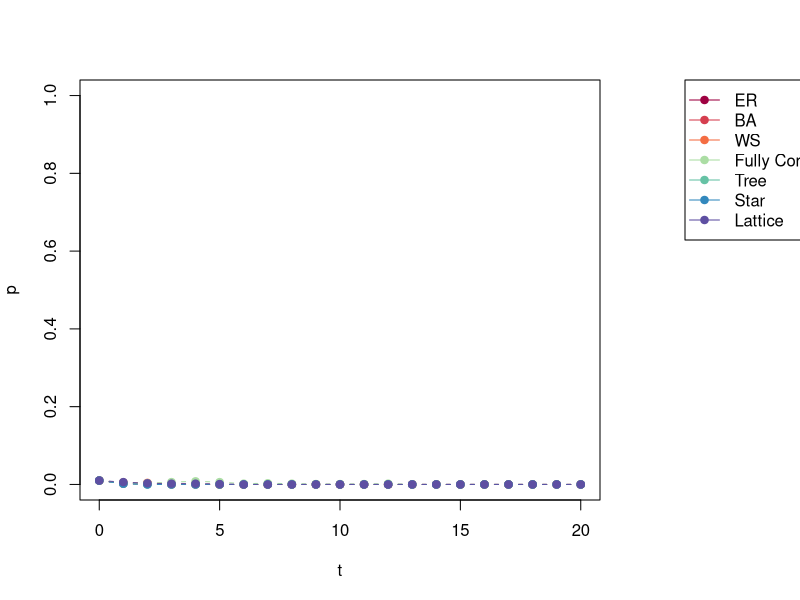
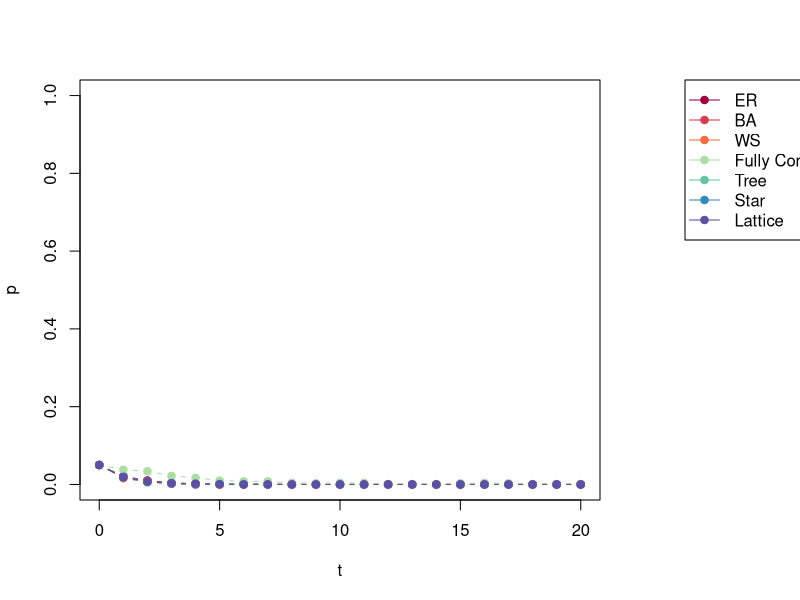
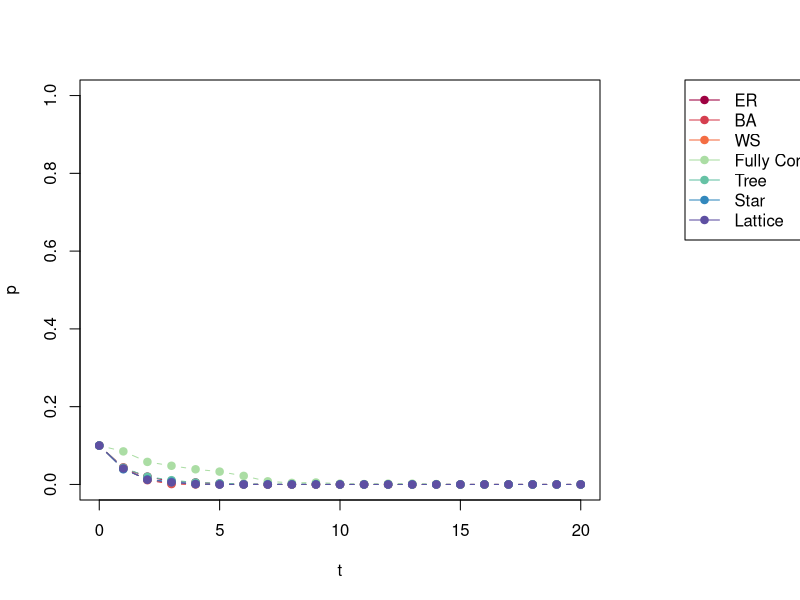
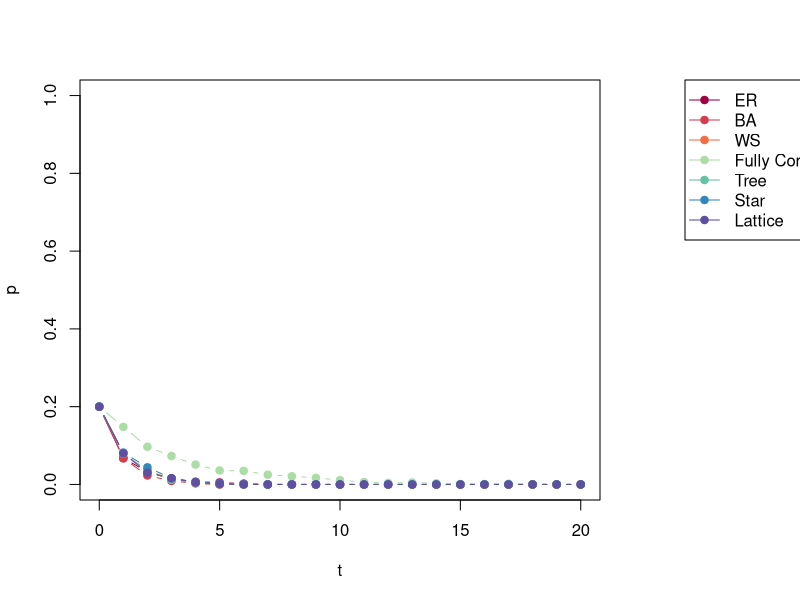
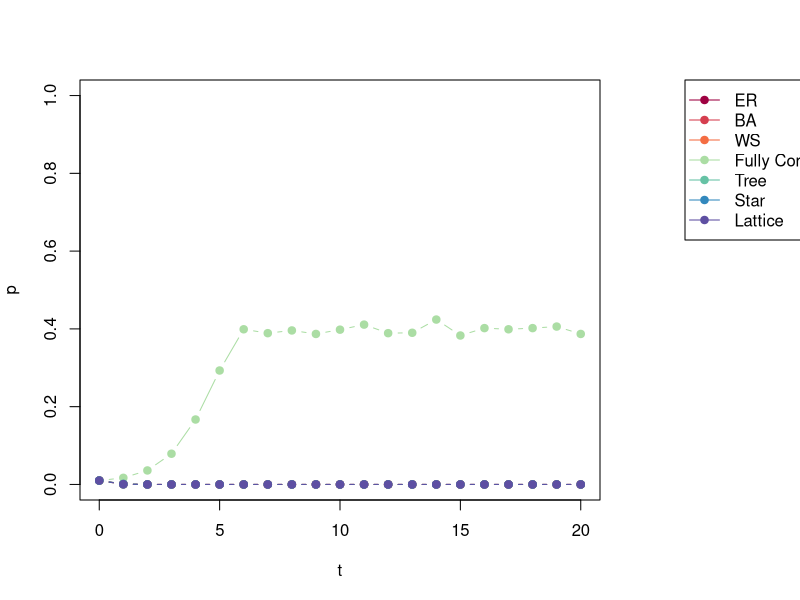
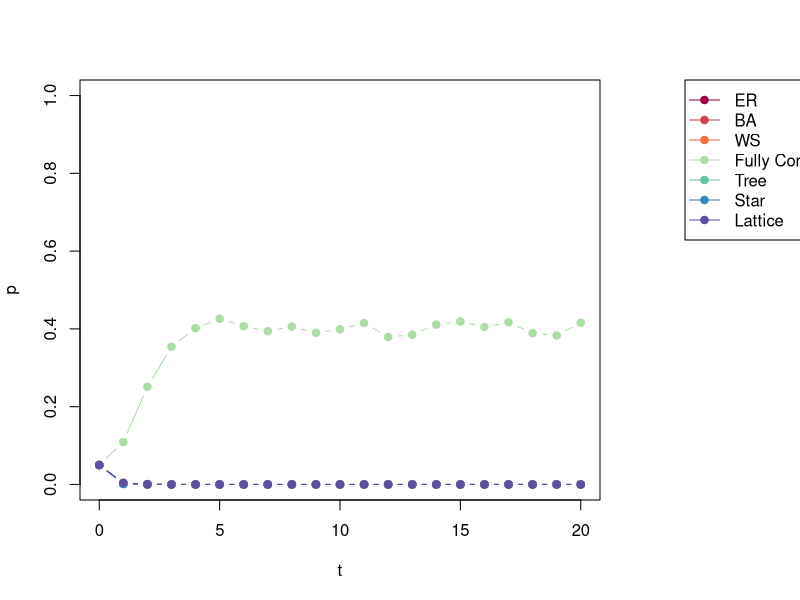
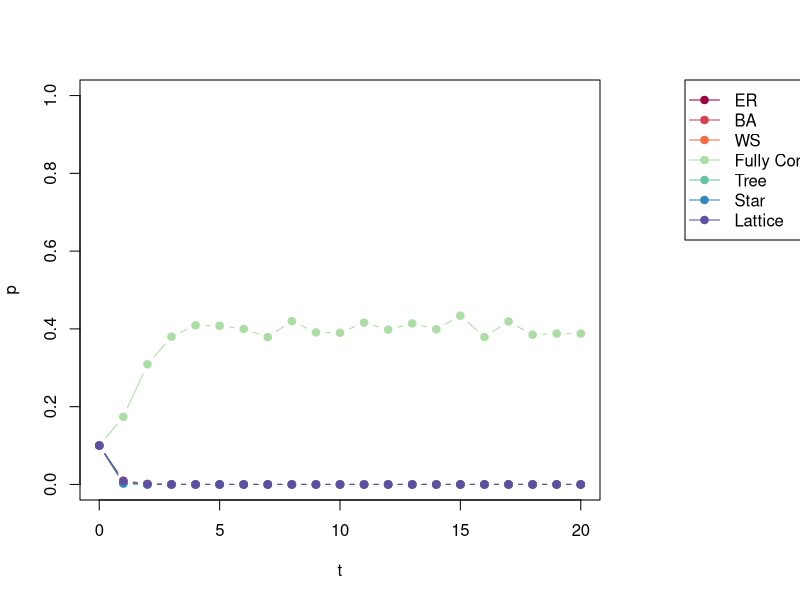
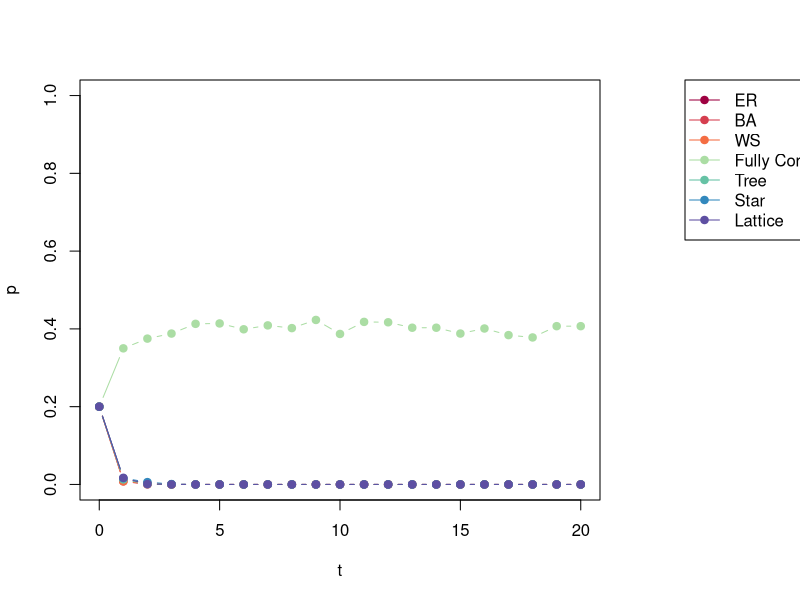

R code for these plots, in order:
# UPC. FIB. 2024-25, fall semester.
# CSN. Lab work 7. Simulation of SIS model over networks
# Adrià Casanova, Emma Meneghini

# Load libraries
library(igraph)

t0 <- Sys.time()
# Create plots folder if necessary
if (!dir.exists("plots_vectorized")) {
  dir.create("plots_vectorized")
}

# Tasks 1 and 2 ####
# Define the parameters
n <- 1000                                     # number of nodes
m_ER <- 2*n                                   # number of edges in the ER graph
m_BA <- 1                                     # number of edges to add at each step in the BA model

t_max <- 20                                   # number of time steps
p0 <- c(1/100, 5/100, 10/100, 20/100)         # fraction of nodes initially infected

gamma <- c(0.4, 0.05, 0.8, 0.9, 0.45)         # probability of recovery
beta <- c(0.0004, 0.0025, 0.16, 0.45, 0.9)    # probability of infecting

# Create graphs
ER <- sample_gnm(n, m_ER)
BA <- sample_pa(n, m_BA, directed = FALSE)
WS <- sample_smallworld(dim = 1, n, nei = 2, p = 0.2); WS <- simplify(WS)
FC <- make_full_graph(n) # Fully Connected
Tree <- make_tree(n, mode = "undirected")
Star <- make_star(n, mode = "undirected")
Lattice <- make_lattice(dimvector = c(10, 10, 10))

list_graphs <- list(ER, BA, WS, FC, Tree, Star, Lattice)
list_graphs <- setNames(list_graphs, c("ER", "BA", "WS", "Fully Connected"
                                       , "Tree", "Star", "Lattice"))

# Compute leading eigenvalue
list_eigen <- sapply(list_graphs, function(g) eigen(as_adjacency_matrix(g))$values[1])

# Infection simulation
simulate_spread <- function(graph, p, beta, gamma) {
  A <- as_adjacency_matrix(graph)
  
  # Create node labels with initial proportion of infected
  infected_idx <- sample(1:n, max(1, round(n * p)))
  node_labels <- matrix(0, nrow = t_max+1, ncol = n)
  node_labels[1, infected_idx] <- 1
  
  # Run the algorithm for t_max time steps
  for (t in 1:t_max) {
    infected <- node_labels[t, ] == 1
    
    # For every infected node, recover it with probability gamma
    n_infected <- sum(infected)
    recovered <- runif(n_infected) <= gamma
    
    # For every susceptible node, compute its number of infected neighbours
    k_infected <- A[!infected,] %*% infected
    
    # For every susceptible node, compute its probability of getting infected
    infection_prob <- 1 - (1 - beta)^k_infected
    
    # For every susceptible node, infect it with probability infection_prob
    n_susceptible <- sum(!infected)
    new_infected <- runif(n_susceptible) <= infection_prob
    
    # Assign labels to time step t + 1
    node_labels[t + 1, infected] <- as.numeric(recovered)
    node_labels[t + 1, !infected] <- as.numeric(new_infected)
  }
  
  # Calculate the proportion of infected nodes at each time step
  rowMeans(node_labels)
}

# Run simulations

# Compute list of proportion of infected for each initial proportion of infected
# and each configuration of beta and gamma
list_p_inf <- lapply(list_graphs, function(graph) {
  
  cat("Processing graph: ", graph$name, "\n")
  
  # Create a list of results for each initial fraction of infected (p0)
  p_results <- lapply(p0, function(p) {
    
    # Create a list of proportions of infected for every configuration of beta and gamma
    beta_results <- sapply(seq_along(beta), function(beta_idx) {
      
      # Run the simulation
      result <- simulate_spread(graph, p, beta[beta_idx], gamma[beta_idx])
      setNames(result, seq(0, t_max))
    }, simplify = FALSE)
    
    setNames(beta_results, seq_along(beta))
  })
  
  setNames(p_results, as.character(p0))
})
list_p_inf <- setNames(list_p_inf, names(list_graphs))


# Plot proportion of infected for every combination of parameters
cols <- c("#9e0142", "#d53e4f", "#f46d43", "#abdda4", "#66c2a5", "#3288bd", "#5e4fa2")
plot_infected_proportion <- function(p, beta_idx, list_graphs, t_max, list_p_inf, cols) {
  jpeg(file.path("plots_vectorized", paste0(p, "-", beta_idx, ".jpg")))
  par(mar = c(5, 4, 4, 10))
  
  # Plot for each graph
  lapply(seq_along(list_graphs), function(g) {
    
    # Extract the proportion of infected nodes for the graph, p0, and beta-gamma configuration
    infected_prop <- list_p_inf[[names(list_graphs)[g]]][[as.character(p)]][[beta_idx]]
    
    if (g == 1) {
      plot(seq(0, t_max, by = 1), 
           infected_prop, 
           col = cols[g], type = "b", pch = 19, 
           ylim = c(0, 1), xlab = "t", ylab = "p")
    } else {
      lines(seq(0, t_max, by = 1), 
            infected_prop, 
            col = cols[g], type = "b", pch = 19)
    }
  })
  
  legend("topright", names(list_graphs),
         col = cols, lty = 1, pch = 19, xpd = TRUE, inset = c(-0.5, 0))
  dev.off()
}

param_combinations <- expand.grid(p = p0, beta_idx = seq_along(beta))
invisible(
  apply(param_combinations, 1, function(params) {
    plot_infected_proportion(params['p'], params['beta_idx']
                             , list_graphs, t_max, list_p_inf, cols)
  })
)


# Show whether theoretical epidemic thresholds will be surpassed
thresholds <- 1/unlist(list_eigen)
beta_over_gamma <- beta / gamma
param_combinations <- expand.grid(eigen_idx = seq_along(list_eigen), beta_idx = seq_along(beta))
invisible(
  mapply(function(eigen_idx, beta_idx) {
    cat("Beta: ", beta[beta_idx], " Gamma: ", gamma[beta_idx], " Graph: ", 
        names(list_graphs)[eigen_idx], ". The epidemic will continue? ",
        beta_over_gamma[beta_idx] >= thresholds[eigen_idx],
        "\n", sep = "")
  }, param_combinations$eigen_idx, param_combinations$beta_idx)
)

tf <- Sys.time()
cat("Running time of vectorized code (s):", difftime(tf, t0, units = "secs"))
